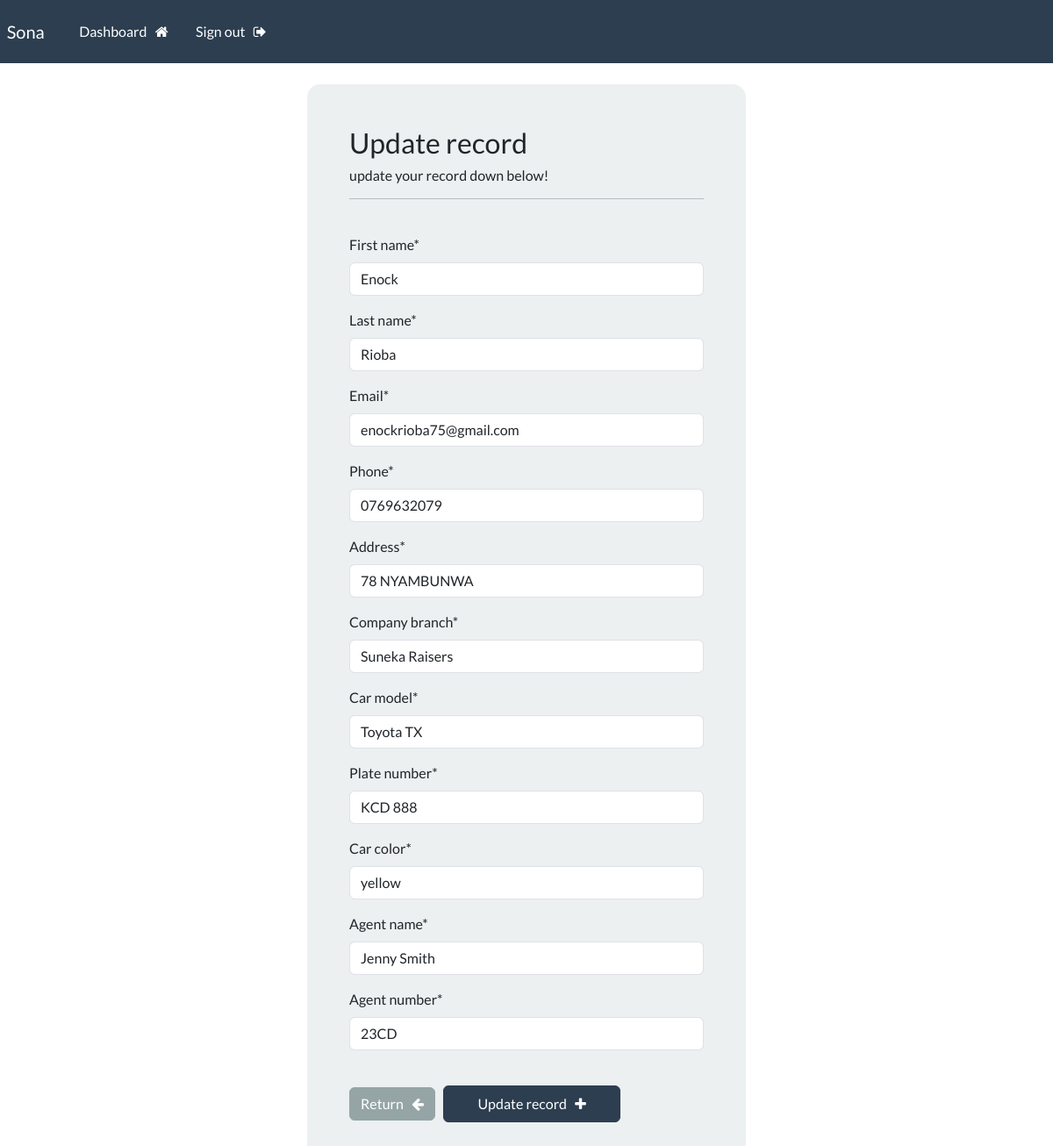
Screenshot of /update-record/4 (signed in) with the database file from the repository.
### crudapp/models.py (models this page shows, shortened)
class Record(models.Model):
    creation_date = models.DateTimeField(auto_now_add=True)
    first_name = models.CharField(max_length=100)
    last_name = models.CharField(max_length=100)
    email = models.CharField(max_length=255)
    phone = models.CharField(max_length=20)
    address = models.CharField(max_length=300)
    company_branch = models.CharField(max_length=255, default='')
    car_model = models.CharField(max_length=200, default='')
    plate_number = models.CharField(max_length=200, default='')
    car_color = models.CharField(max_length=200, default='')
    agent_name = models.CharField(max_length=200, default='')
    agent_number = models.CharField(max_length=200, default='')

### crudapp/views.py (the view)
# urls.py: path('update-record/<int:pk>', views.update_record, name="update-record"),
@login_required(login_url='my-login')
def update_record(request, pk):
    record = Record.objects.get(id=pk)
    form = UpdateRecordForm(instance=record)
    if request.method =='POST':
        form = UpdateRecordForm(request.POST, instance=record)
        if form.is_valid():
            form.save()
            messages.success(request, "Your record was updated!")
            return redirect("dashboard")
    context = {'form':form}
    return render(request, 'update-record.html', context=context)

### crudapp/forms.py
class UpdateRecordForm(forms.ModelForm):
    class Meta:
        model = Record
        fields = ['first_name', 'last_name', 'email', 'phone', 'address', 'company_branch', 'car_model', 'plate_number', 'car_color', 'agent_name', 'agent_number']

### templates/update-record.html (shortened to what this page needs)
{% extends 'base.html' %}
{% load crispy_forms_tags %}
{% block content %}
<body>
    <div class = "container bg-light shadow-md p-5 form-layout">
        <h3> Update record</h3>
        <h6>update your record down below!</h6>
        <hr>
        <br>
        <form method="POST" autocomplete="off">
            {{form|crispy}}
            <br>
            <a href="{% url 'dashboard' %}" class="btn btn-secondary w-40">
                Return &nbsp; <i class='fa fa-arrow-left' aria-hidden="true"></i>
            </a>
                <button type="submit" class="btn btn-primary w-50 btn-block p-2">
                     Update record  &nbsp; <i class='fa fa-plus' aria-hidden="true"></i>
                </button>
        </form>
    </div>
    <br>
</body>
{% endblock content %}

### static/css/styles.css (style rules this page uses)
.form-layout { border-radius: 15px; width: 500px; }

### rows the page displays
Record: first_name "Enock", last_name "Rioba", email "enockrioba75@gmail.com", phone "0769632079", address "78 NYAMBUNWA", company_branch "Suneka Raisers", car_model "Toyota TX", plate_number "KCD 888", car_color "yellow", agent_name "Jenny Smith", agent_number "23CD"
